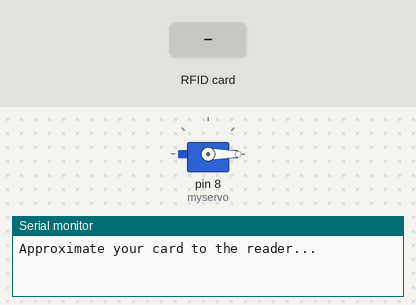
A sketch run on a simulated Arduino Uno, built with avr-gcc and run on an emulated ATmega328P. Shown: servo, the last lines printed to the serial monitor. The inputs (shaded band) are chosen by the test bench. EEPROM starts erased.

Above: at 1.2 s.
1.3 s: RFID card 62 A4 61 FC held to the reader
At 1.79 s:
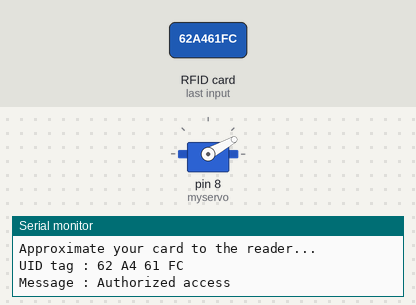
At 3.6 s:
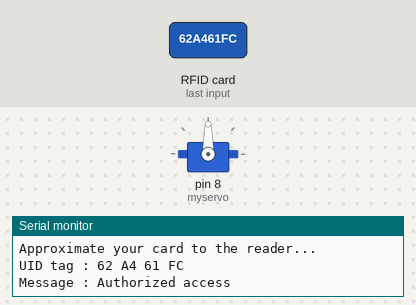
Timing chart, 0 to 10.3 s (numbered marks = the images above; inputs shaded):
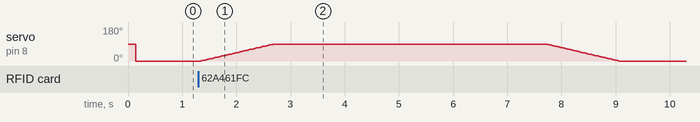

The sketch:

uid_access.ino
```cpp
/*
 *
 * All the resources for this project: https://www.hackster.io/Aritro
 * Modified by Aritro Mukherjee
 *
 *
 */
 #include<EEPROM.h>
#include <Servo.h>
#include <SPI.h>
#include <MFRC522.h>

#define SS_PIN 10
#define RST_PIN 9
MFRC522 mfrc522(SS_PIN, RST_PIN);   // Create MFRC522 instance.

Servo myservo;  // create servo object to control a servo
// twelve servo objects can be created on most boards

int pos = 0;    // variable to store the servo position


void setup()
{
  int address=1;
  String object="I'd like to introduce this";
   myservo.attach(8);  // attaches the servo on pin 9 to the servo object
  Serial.begin(9600);   // Initiate a serial communication
  SPI.begin();      // Initiate  SPI bus
  mfrc522.PCD_Init();   // Initiate MFRC522
  Serial.println("Approximate your card to the reader...");
  Serial.println();

}
void loop()
{
  EEPROM.put( 1, "I'd like to introduce this" );
  myservo.write(pos);
  // Look for new cards
  if ( ! mfrc522.PICC_IsNewCardPresent())
  {
    return;
  }
  // Select one of the cards
  if ( ! mfrc522.PICC_ReadCardSerial())
  {
    return;
  }
  //Show UID on serial monitor
  Serial.print("UID tag :");
  String content= "";
  byte letter;
  for (byte i = 0; i < mfrc522.uid.size; i++)
  {
     Serial.print(mfrc522.uid.uidByte[i] < 0x10 ? " 0" : " ");
     Serial.print(mfrc522.uid.uidByte[i], HEX);
     content.concat(String(mfrc522.uid.uidByte[i] < 0x10 ? " 0" : " "));
     content.concat(String(mfrc522.uid.uidByte[i], HEX));
  }
  Serial.println();
  Serial.print("Message : ");
  content.toUpperCase();
  if (content.substring(1) == "62 A4 61 FC") //change here the UID of the card/cards that you want to give access
  {
    Serial.println("Authorized access");
    Serial.println();


//----------------------------------------


  for (pos = 0; pos <= 90; pos += 1) { // goes from 0 degrees to 90 degrees
    // in steps of 1 degree
    myservo.write(pos);              // tell servo to go to position in variable 'pos'
    delay(15);                       // waits 15ms for the servo to reach the position
  }
  delay(5000);
  for (pos = 90; pos >= 0; pos -= 1) { // goes from 90 degrees to 0 degrees
    myservo.write(pos);              // tell servo to go to position in variable 'pos'
    delay(15);                       // waits 15ms for the servo to reach the position
  }

//------------------------------------------

  }

 else   {
    Serial.println(" Access denied");
    delay(15);


  }
}
```

Measured:
- after the input at 1.3 s, servo on pin 8 (myservo): rises from 0° to 90° in 1.4 s, then falls to 0° in 6.4 s
